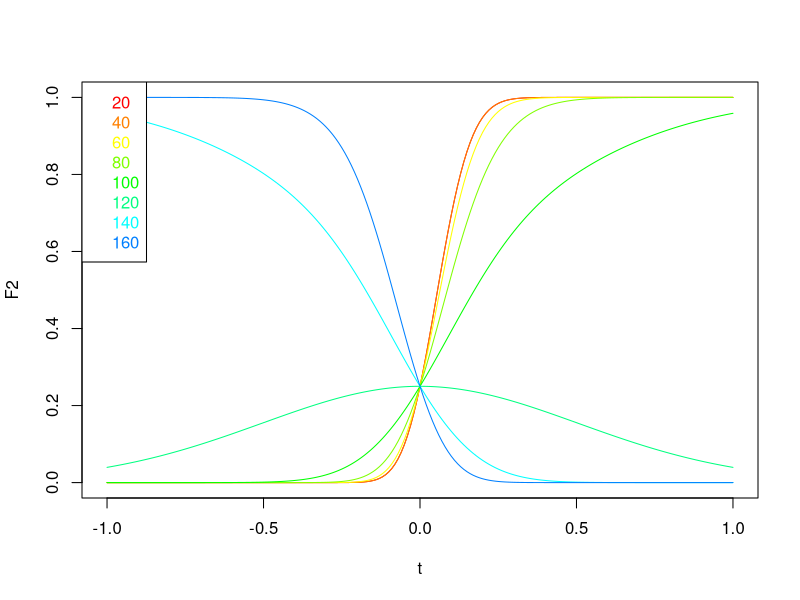

Reproduce this figure in R.
TRL<-c(-1,-1)
TRU<-c(+1,+1)  
a1=20*pi/180      # gradient angle of 1st constraint
a2=40*pi/180      # gradient angle of 2nd constraint
gcon=NULL
gcon=cbind(gcon,c(cos(a1),sin(a1)))
gcon=cbind(gcon,c(cos(a2),sin(a2)))

x1<-seq(from=TRL[1],to=TRU[1],length=100)
x2<-seq(from=TRL[2],to=TRU[2],length=100)
xMat<-expand.grid(x=x1,y=x2)

f.value <- function(x) {
  #   if(!is.data.frame(x)) {
  #     newdata.num <- as.numeric(x)
  #     x <- data.frame(t(newdata.num))
  #   } 
  
  F=1
  for (con in c(1,2)) {
    F=F*pnorm(10*gcon[,con]%*%x)
  }
  return(F)
} 

SURFACE_PLOT=F
if (SURFACE_PLOT) {
  fnMat <- sapply(1:nrow(xMat),function(i)f.value(as.vector(t(xMat[i,]))))
  
  FIP<-ggplot(data=data.frame(xMat,z=fnMat),aes(x=x,y=y,z=z))
  FIP<-FIP+geom_tile(aes(fill=z))+stat_contour(color="black")
  FIP<-FIP+ scale_fill_gradientn(name="F(con)",colours=brewer.pal(6,"YlOrRd"))
  FIP<-FIP+coord_cartesian(xlim=c(TRL[1],TRU[1]),ylim=c(TRL[2],TRU[2]))
  
  plot(FIP)
}

delta=1
t=seq(-100,100)/100*delta

angle0=seq(20,180-20,20)
angle=angle0*pi/180
cgrad=c(1,0)
midp=c(0,0)
par(mfrow=c(1,1))
palette(rainbow(12))
for (i in 1:length(angle)) {
  ai = angle[i]
  Amat = matrix(data=c(cos(ai),sin(ai),-sin(ai),cos(ai)),nrow=2,ncol=2)
  cigrad = Amat %*% cgrad
  xMat2=data.frame(x=cigrad[1]*t+midp[1],y=cigrad[2]*t+midp[2])

  F2 <- sapply(1:nrow(xMat2),function(i)f.value(as.vector(t(xMat2[i,]))))

  if (i==1)  {
    plot(t,F2,type="l",col=i)
  } else {
    lines(t,F2,type="l",col=i)
  }
  
}
legend("topleft",legend=angle0,lty=0,col=1:length(angle),text.col=1:length(angle)) 
